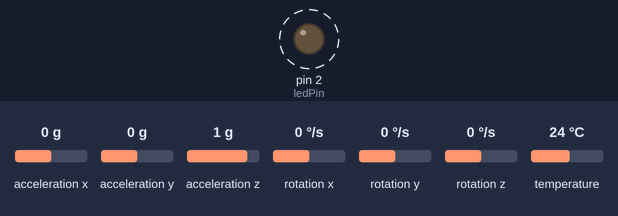
Recording of a program running on a simulated Arduino Nano, built with avr-gcc and run on an emulated ATmega328P. On the bench: output pins drawn as LEDs (lit = HIGH). Dashed ring = blinking. The inputs (shaded band) are chosen by the test bench; at power-on: acceleration x 0 g, acceleration y 0 g, acceleration z 1 g, rotation x 0 °/s, rotation y 0 °/s, rotation z 0 °/s, temperature 24 °C. Storage starts empty; what the program prints to the serial monitor is not drawn. At 8.2 s the program stops and its outputs stay as they are.

Above: at 3.3 s.
Timing chart, 0 to 6.0 s (numbered marks = the images above):
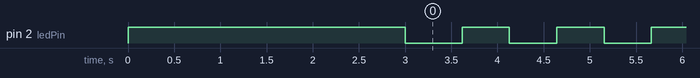

Measured:
- by itself, pin 2 (ledPin): alternates HIGH for 0.51 s and LOW for 0.51 s, 11 changes in all, then stays LOW

The program:

main.cpp
```cpp
/*
Acquisition des données d'un accéléromètre
sur carte micro_sd
Arduino Nano
*/

#include <Arduino.h>
#include <SPI.h>
#include <SD.h>
#include <Wire.h>
#include <MPU6050_tockn.h>


// set up variables using the SD utility library functions:
Sd2Card card;


// change this to match your SD shield or module;
// Arduino Ethernet shield: pin 4
// Adafruit SD shields and modules: pin 10
// Sparkfun SD shield: pin 8
const int chipSelect = 10;

const uint32_t tsample = 50; // Période d'échantillonage en ms
const uint16_t trecord = 5; // Temps d'enregistrement en seconde
const uint32_t iterations = trecord*1000/tsample; // Nombre d'enregistrement à réaliser

const int ledPin = 2;


MPU6050 mpu6050(Wire);

// Variables globales
unsigned long memTime = 0L;
unsigned long chrono = 0L;
uint16_t nb_samples;
bool ledState;
String full_path;
uint8_t nb_files = 0;
const String sep = ",\t";

// Fonctions
uint8_t countFiles(File dir);


void setup() {
  pinMode(ledPin, OUTPUT);
  Serial.begin(250000);
  Wire.begin();
  mpu6050.begin();
  digitalWrite(ledPin, HIGH);
  mpu6050.calcGyroOffsets(true);  // Laisser la centrale inertielle immobile pendant le calibrage
  digitalWrite(ledPin, LOW);


  // Initialisation de la carte SD
  Serial.println(F("Initializing SD card..."));

  if (!SD.begin(chipSelect)) {
    Serial.println(F("initialization failed!"));
    while(true);
  }

  Serial.println(F("initialization done."));

  // Compter le nombre de fichiers à la racine de la carte SD
  File root = SD.open("/");
  nb_files = countFiles(root);
  if (nb_files == 99) {
    Serial.println(F("Too many files"));
    while (true);
  }

  // Ecriture dans un fichier
  // Préparation de la chaine du chemin complet du fichier
  String file_name = F("/Acq");
  String extension = F(".txt");
  full_path = file_name + nb_files + extension;

  // Préparation de la chaine qui indique la période échantillonage
  String te = F("Te = ");
  te += tsample;
  te += F(" ms");

  Serial.println(te);

  // Préparation de la chaine d'en-tête
  String header = F("Num, \t AccX(G), \t AccY, \t AccZ, \t gyroX(deg/s), \t gyroY, \t gyroZ, \t, angleX(deg), \t angleY, \t angleZ, \t temp(degC) ");
  Serial.print("filename: ");
  Serial.println(full_path.c_str());

  File monFichier = SD.open(full_path.c_str(), FILE_WRITE); //Attention Nom de fichier format 8.3 (8 caractères pour le nom et 3 pour l'extension pas d'espace ...)
  if(monFichier) {
    monFichier.println(te);
    monFichier.println(header);
    monFichier.close();
  }
  else {
    Serial.println(F("Erreur IO"));
  }
  memTime = millis();
  chrono = memTime;
}

void loop() {

  if(millis() - memTime > tsample){
    memTime = millis();
    String ligne;
    mpu6050.update();
    ligne += nb_samples;
    ligne += sep;
    ligne += mpu6050.getAccX();
    ligne += sep;
    ligne += mpu6050.getAccY();
    ligne += sep;
    ligne += mpu6050.getAccZ();
    ligne += sep;
    ligne += mpu6050.getGyroX();
    ligne += sep;
    ligne += mpu6050.getGyroY();
    ligne += sep;
    ligne += mpu6050.getGyroZ();
    ligne += sep;
    ligne += mpu6050.getAngleX();
    ligne += sep;
    ligne += mpu6050.getAngleY();
    ligne += sep;
    ligne += mpu6050.getAngleZ();
    ligne += sep;
    ligne += mpu6050.getTemp();
    Serial.println(ligne);
    File monFichier = SD.open(full_path.c_str(), FILE_WRITE);
    if(monFichier) {
      monFichier.println(ligne);
      monFichier.close();
    }
    else {
      Serial.println(F("Erreur IO"));
    }

    if ((nb_samples%10) == 0) {
      // Tous les 10 échantillons changer l'état de la diode
      digitalWrite(ledPin, ledState);
      ledState = !ledState;
    }

    nb_samples++;
  }

  if (nb_samples == iterations) {
    unsigned long record_time = millis() - chrono;
    Serial.print(F("Recording time "));
    Serial.print(record_time);
    Serial.println(F(" ms."));
    digitalWrite(ledPin, 0);
    while(true);
  }

}

/************************************************
 * Fonction pour compter le nombre de fichiers
 * à la racine de la carte SD
 * **********************************************/

uint8_t countFiles(File dir) {
  // Retourne le nombre de fichier d'un dossier
  uint8_t nbFiles = 0;
  while (true) {
    File entry =  dir.openNextFile();
    if (! entry) {
      // no more files
      return nbFiles;
    }

    if (entry.isDirectory() == 0) {
      // entry is a file
      nbFiles++;
    }
    entry.close();
  }
}
```
